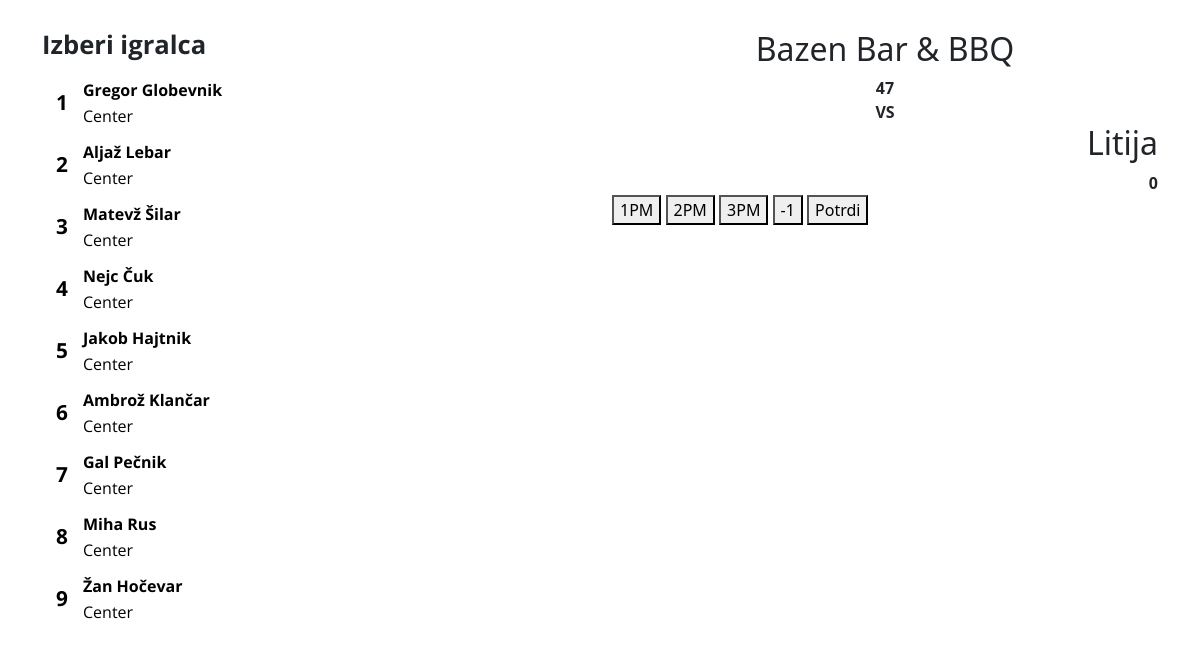
/game, run on an earlier commit of the app's database.
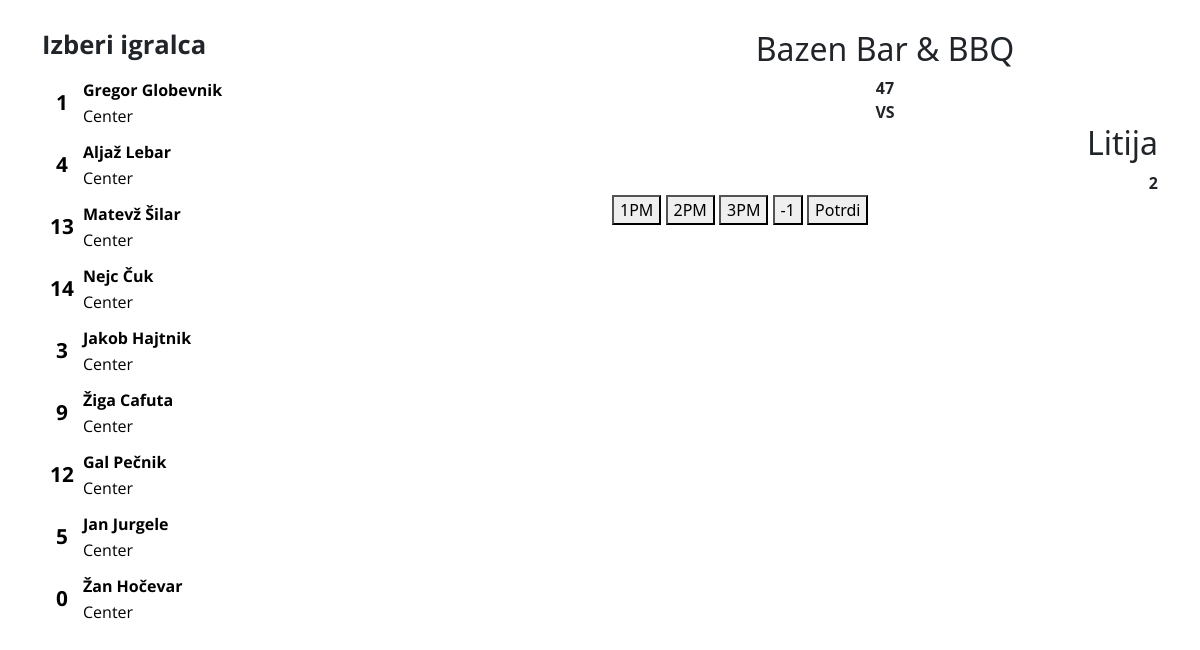
And on a later commit of the database.
### app/models.py (models this page shows, shortened)
class Players(db.Model):
    player_id = db.Column(db.Integer, primary_key=True, autoincrement=True)
    full_name = db.Column(db.String(50), index=True, nullable=False)
    jersey_no = db.Column(db.String(50), index=True, nullable=False)
    pa_1 = db.Column(db.Integer, index=True)
    pm_1 = db.Column(db.Integer, index=True)
    pa_2 = db.Column(db.Integer, index=True)
    pm_2 = db.Column(db.Integer, index=True)
    pa_3 = db.Column(db.Integer, index=True)
    pm_3 = db.Column(db.Integer, index=True)
    fouls_o = db.Column(db.Integer, index=True)
    fouls_d = db.Column(db.Integer, index=True)
    rebounds_o = db.Column(db.Integer, index=True)
    rebounds_d = db.Column(db.Integer, index=True)
    assists = db.Column(db.Integer, index=True)
    turnovers = db.Column(db.Integer, index=True)
    blocks = db.Column(db.Integer, index=True)
    steals = db.Column(db.Integer, index=True)
    id_positon = db.Column(db.Integer, db.ForeignKey('positions.position_id'), nullable=False)
    id_opponent = db.Column(db.Integer, db.ForeignKey('opponents.opponent_id'))

class Opponents(db.Model):
    opponent_id = db.Column(db.INTEGER, primary_key=True, autoincrement=True, nullable=False)
    team_name = db.Column(db.String(50), index=True)
    points = db.Column(db.Integer, index=True)
    score = db.Column(db.Boolean, index=True)
    result = db.Column(db.Boolean, index=True)
    date = db.Column(db.Date, index=True, nullable=False)
    id_opponent = db.relationship('Players', backref='opponent', lazy=True)

### app/routes.py (the view)
@app.route('/game', methods=['GET', 'POST'])
def game():
    players = Players.query.all()
    current_opponent = Opponents.query.filter_by(date=date.today()).first()
    return render_template('game.html', current_opponent=current_opponent, players=players)

### app/templates/game.html (shortened to what this page needs)
{% extends "playerList.html" %}
{% block content %}
    <h2 id="bbq" style="text-align: center;">Bazen Bar & BBQ</h2>
        <div id="rezultat1" style="text-align: center;">47</div>
        <div style="text-align: center;">VS</div>
        <h2 id="nasportnik" style="text-align: right;">{{ current_opponent.team_name }}</h2>
        <div id="result2" style="text-align: right;">{{ current_opponent.points }}</div>
        <button id="1pm" type="button" points="{{ current_opponent.points }}">1PM</button>
        <button id="2pm" type="button" points="{{ current_opponent.points }}">2PM</button>
        <button id="3pm" type="button" points="{{ current_opponent.points }}">3PM</button>
        <button id="minus1" type="button" points="{{ current_opponent.points }}">-1</button>
        <button type="button" id="confirm" status="false">Potrdi</button>
{% endblock %}

### app/templates/playerList.html (shortened to what this page needs)
<!DOCTYPE html>
<html lang="en">
<head>
    <link rel="stylesheet" href="{{ url_for('static',filename='style.css') }}">
    <link href="https://cdn.jsdelivr.net/npm/bootstrap@5.1.0/dist/css/bootstrap.min.css" rel="stylesheet">
    <link rel="stylesheet" href="/static/css/base.css">
    <link rel="stylesheet" href="/static/css/playerList.css">
</head>
<body>
    <div class="container">
        <div class="row">
            <div class="col">
                <h1>Izberi igralca</h1>
                <div class="side-players">
                    {% for player in players %}
                        <a href="{{ url_for('player_stat', id=player.player_id) }}" class="player">
                            <table>
                                <tr>
                                    <td rowspan="2" class="player-id">
                                        <div>{{ player.jersey_no }}</div>
                                    </td>
                                    <td>
                                        <div class="player-name">{{ player.full_name }}</div>
                                    </td>
                                </tr>
                                <tr>
                                    <td>
                                        <div class="player-pos">Center</div>
                                    </td>
                                </tr>
                            </table>
                        </a>
                    {% endfor  %}
                </div>
            </div>
            <div class="col">
                {% block content %}{% endblock %}
            </div>
        </div>
    </div>
</body>
</html>

### app/static/css/playerList.css (style rules this page uses)
h1 { font-family: 'Open Sans', sans-serif; font-size: 1.6em; font-weight: bold; }
body { background-color: white; padding: 30px; }
div { font-weight:bold; }
.side-players { height: 100%; width: 40%; margin-top: 16px; }
a { text-decoration: none; }
table { margin: 10px 0; padding: 7px 0; width: 100%; border: none; border-radius: 10px; }
.player-id { font-family: 'Open Sans', sans-serif; font-weight: bold; color: black; font-size: 1.3em; width: 40px; text-align: center; }
.player-name { font-family: 'Open Sans', sans-serif; font-weight: bold; color: black; }
.player-pos { font-family: 'Open Sans', sans-serif; font-weight: lighter; color: black; }
@media screen and (max-width: 1200px) { .side-players { width: 40%; } }

What changed in the data, as far as the page shows it:
changed Players "Aljaž Lebar": jersey_no "2" → "4"
changed Players "Matevž Šilar": jersey_no "3" → "13"
changed Players "Nejc Čuk": jersey_no "4" → "14"
changed Players "Jakob Hajtnik": jersey_no "5" → "3"
changed Players: jersey_no "6" → "9"; full_name "Ambrož Klančar" → "Žiga Cafuta"
changed Players "Gal Pečnik": jersey_no "7" → "12"
changed Players: jersey_no "8" → "5"; full_name "Miha Rus" → "Jan Jurgele"
changed Players "Žan Hočevar": jersey_no "9" → "0"
changed Opponents "Litija": points "0" → "2"
